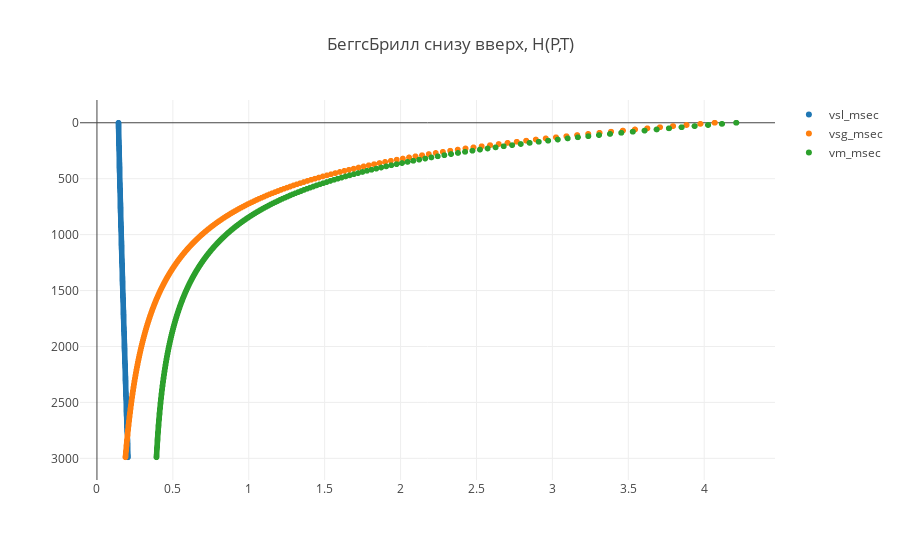

Here is the notebook cell this chart was saved with:
### Code cell
trace1 = trace(34)
trace2 = trace(35)
trace3 = trace(36)

data = [trace1, trace2, trace3]

plot()

### Figure 1 — Plotly figure (JSON) as saved in the notebook; plotly's stock layout.template omitted (floating-point values rounded to 4 significant figures; data arrays with more than 128 entries replaced by an {"elided": "..."} marker saying what was removed)
{"data": [{"mode": "markers", "name": "vsl_msec", "type": "scattergl", "uid": "d9e5e2c0-bd7d-473a-8597-3b6c42cfd072", "x": {"elided": "600 float values"}, "y": {"elided": "600 int values"}}, {"mode": "markers", "name": "vsg_msec", "type": "scattergl", "uid": "666ea812-d0b0-4ccb-9085-8acb204faf9c", "x": {"elided": "600 float values"}, "y": {"elided": "600 int values"}}, {"mode": "markers", "name": "vm_msec", "type": "scattergl", "uid": "8edc78bd-ded2-4f12-ab75-c9652e3bd047", "x": {"elided": "600 float values"}, "y": {"elided": "600 int values"}}], "layout": {"title": {"text": "БеггсБрилл снизу вверх, H(P,T)"}, "yaxis": {"autorange": "reversed"}}}
